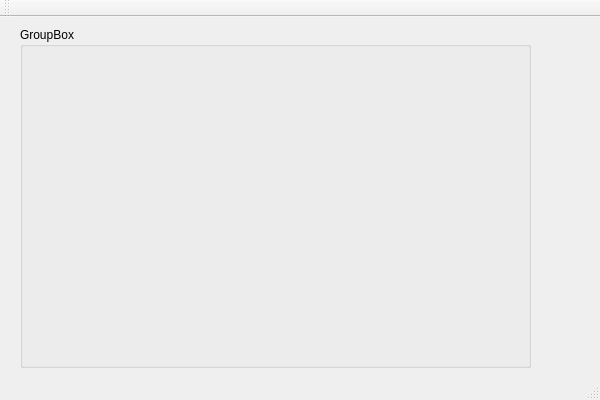
<?xml version="1.0" encoding="UTF-8"?>
<ui version="4.0">
 <class>testClass</class>
 <widget class="QMainWindow" name="testClass">
  <property name="geometry">
   <rect>
    <x>0</x>
    <y>0</y>
    <width>600</width>
    <height>400</height>
   </rect>
  </property>
  <property name="windowTitle">
   <string>test</string>
  </property>
  <widget class="QWidget" name="centralWidget">
   <widget class="QGroupBox" name="grpImage">
    <property name="geometry">
     <rect>
      <x>20</x>
      <y>10</y>
      <width>511</width>
      <height>341</height>
     </rect>
    </property>
    <property name="title">
     <string>GroupBox</string>
    </property>
    <layout class="QVBoxLayout" name="verticalLayout"/>
   </widget>
  </widget>
  <widget class="QMenuBar" name="menuBar">
   <property name="geometry">
    <rect>
     <x>0</x>
     <y>0</y>
     <width>600</width>
     <height>22</height>
    </rect>
   </property>
  </widget>
  <widget class="QToolBar" name="mainToolBar">
   <attribute name="toolBarArea">
    <enum>TopToolBarArea</enum>
   </attribute>
   <attribute name="toolBarBreak">
    <bool>false</bool>
   </attribute>
  </widget>
  <widget class="QStatusBar" name="statusBar"/>
 </widget>
 <layoutdefault spacing="6" margin="11"/>
 <resources>
  <include location="test.qrc"/>
 </resources>
 <connections/>
</ui>
